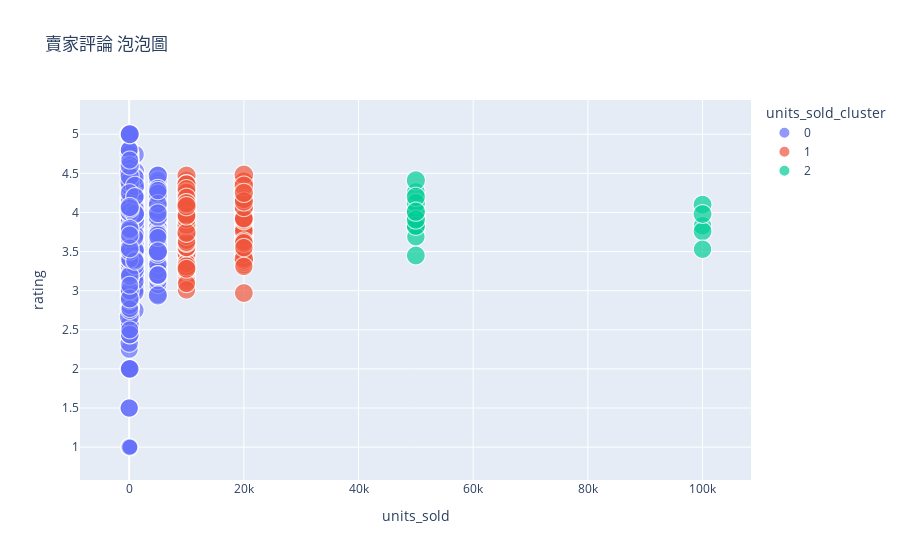

The notebook cell this image was saved under:
### Markdown cell above
## 賣家評價

### Code cell
px.scatter(modelData,x='units_sold',y='rating',color='units_sold_cluster',size='merchant_rating',title='賣家評論 泡泡圖')

### Figure 1 — Plotly figure (JSON) as saved in the notebook; plotly's stock layout.template omitted (floating-point values rounded to 4 significant figures; data arrays with more than 128 entries replaced by an {"elided": "..."} marker saying what was removed)
{"data": [{"hovertemplate": "units_sold_cluster=0<br>units_sold=%{x}<br>rating=%{y}<br>merchant_rating=%{marker.size}<extra></extra>", "legendgroup": "0", "marker": {"color": "#636efa", "size": {"elided": "1146 float values"}, "sizemode": "area", "sizeref": 0.01144, "symbol": "circle"}, "mode": "markers", "name": "0", "showlegend": true, "type": "scattergl", "x": {"elided": "1146 int values"}, "xaxis": "x", "y": {"elided": "1146 float values"}, "yaxis": "y"}, {"hovertemplate": "units_sold_cluster=1<br>units_sold=%{x}<br>rating=%{y}<br>merchant_rating=%{marker.size}<extra></extra>", "legendgroup": "1", "marker": {"color": "#EF553B", "size": {"elided": "265 float values"}, "sizemode": "area", "sizeref": 0.01144, "symbol": "circle"}, "mode": "markers", "name": "1", "showlegend": true, "type": "scattergl", "x": {"elided": "265 int values"}, "xaxis": "x", "y": {"elided": "265 float values"}, "yaxis": "y"}, {"hovertemplate": "units_sold_cluster=2<br>units_sold=%{x}<br>rating=%{y}<br>merchant_rating=%{marker.size}<extra></extra>", "legendgroup": "2", "marker": {"color": "#00cc96", "size": [4.077, 3.934, 4.105, 4.147, 4.067, 4.053, 4.036, 4.095, 4.096, 4.256, 4.049, 4.095, 4.156, 3.84, 4.302, 4.228, 4.179, 3.889, 4.216], "sizemode": "area", "sizeref": 0.01144, "symbol": "circle"}, "mode": "markers", "name": "2", "showlegend": true, "type": "scattergl", "x": [50000, 100000, 50000, 50000, 100000, 100000, 100000, 50000, 50000, 50000, 50000, 50000, 50000, 50000, 50000, 50000, 50000, 100000, 50000], "xaxis": "x", "y": [3.84, 3.83, 4.26, 4.41, 4.1, 3.76, 3.98, 3.93, 3.45, 3.94, 3.81, 4, 4.12, 3.69, 3.83, 4.2, 3.91, 3.53, 4.01], "yaxis": "y"}], "layout": {"legend": {"itemsizing": "constant", "title": {"text": "units_sold_cluster"}, "tracegroupgap": 0}, "title": {"text": "賣家評論 泡泡圖"}, "xaxis": {"anchor": "y", "domain": [0, 1], "title": {"text": "units_sold"}}, "yaxis": {"anchor": "x", "domain": [0, 1], "title": {"text": "rating"}}}}
